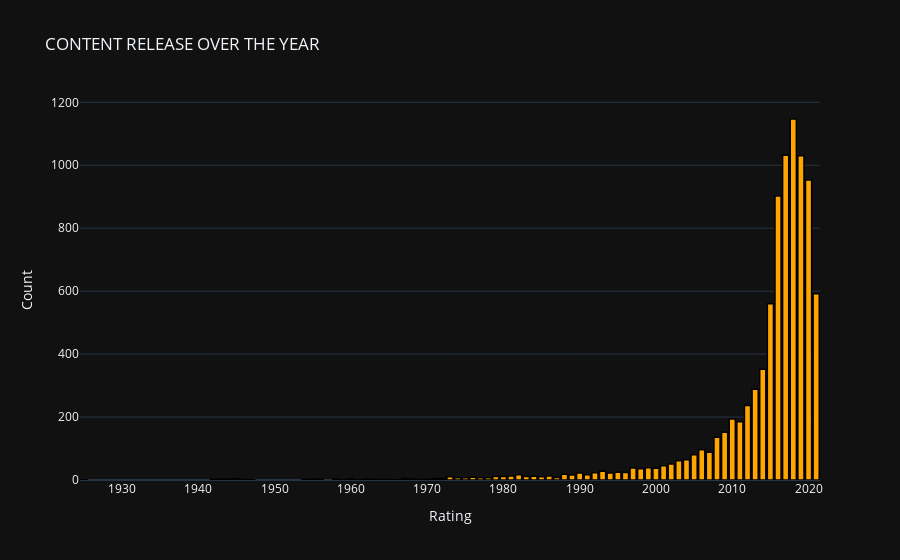

Notebook cell for this chart:
### Code cell
temp_df1 = df['release_year'].value_counts().reset_index()



trace1 = go.Bar(
                x = temp_df1['index'],
                y = temp_df1['release_year'],
                marker = dict(color = 'rgb(255,165,0)',
                             line=dict(color='rgb(0,0,0)',width=1.5)))
layout = go.Layout(template= "plotly_dark",title = 'CONTENT RELEASE OVER THE YEAR' , xaxis = dict(title = 'Rating'), yaxis = dict(title = 'Count'))
fig = go.Figure(data = [trace1], layout = layout)
fig.show()

# content produced over the year in histoghramic statistic

### Figure 1 — Plotly figure (JSON) as saved in the notebook; plotly's stock layout.template omitted (floating-point values rounded to 4 significant figures)
{"data": [{"marker": {"color": "rgb(255,165,0)", "line": {"color": "rgb(0,0,0)", "width": 1.5}}, "type": "bar", "x": [2018, 2017, 2019, 2020, 2016, 2021, 2015, 2014, 2013, 2012, 2010, 2011, 2009, 2008, 2006, 2007, 2005, 2004, 2003, 2002, 2001, 1999, 1997, 2000, 1998, 1993, 1995, 1996, 1992, 1990, 1994, 1988, 1982, 1991, 1989, 1986, 1981, 1984, 1980, 1979, 1983, 1985, 1973, 1976, 1987, 1974, 1977, 1978, 1975, 1967, 1972, 1971, 1960, 1945, 1955, 1962, 1943, 1944, 1958, 1968, 1942, 1963, 1970, 1956, 1954, 1946, 1969, 1964, 1965, 1966, 1925, 1947, 1959, 1961], "y": [1147, 1032, 1030, 953, 902, 592, 560, 352, 288, 237, 194, 185, 152, 136, 96, 88, 80, 64, 61, 51, 45, 39, 38, 37, 36, 28, 25, 24, 23, 22, 22, 18, 17, 17, 16, 13, 13, 12, 11, 11, 11, 10, 10, 9, 8, 7, 7, 7, 7, 5, 5, 5, 4, 4, 3, 3, 3, 3, 3, 3, 2, 2, 2, 2, 2, 2, 2, 2, 2, 1, 1, 1, 1, 1]}], "layout": {"title": {"text": "CONTENT RELEASE OVER THE YEAR"}, "xaxis": {"title": {"text": "Rating"}}, "yaxis": {"title": {"text": "Count"}}}}
